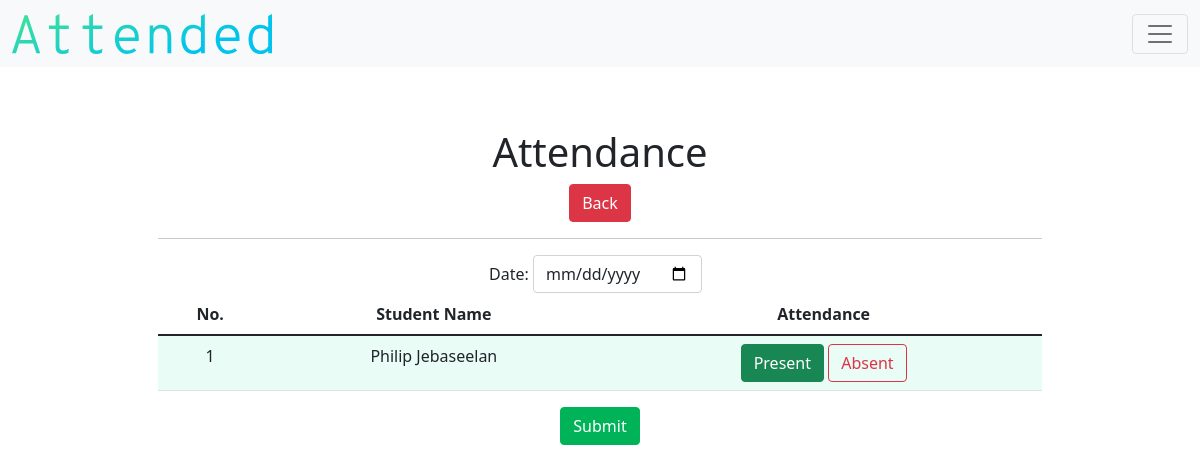
Before: /take-attendance/1 (signed in) with the older database file.
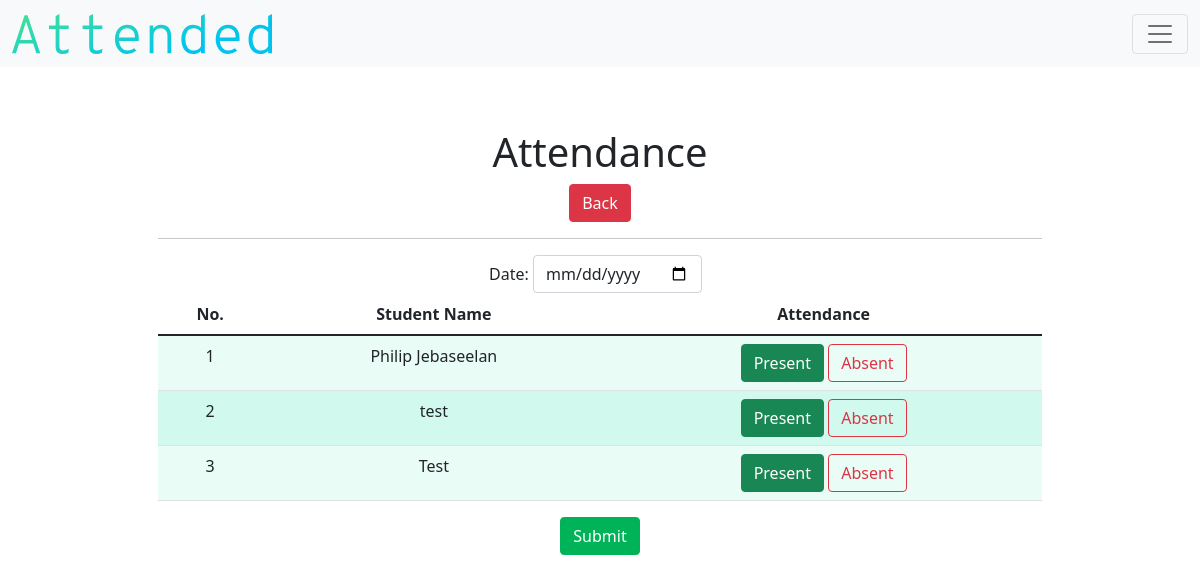
After: the same page with the newer database file.
### models.py (models this page shows)
class Student(db.Model):
    __tablename__ = "student"
    id = db.Column(db.Integer, primary_key=True)
    teacher_id = db.Column(db.Integer, db.ForeignKey("teacher.id"))
    class_id = db.Column(db.Integer, nullable=True, default=0)
    name = db.Column(db.String(), nullable=False)
    birth = db.Column(db.String(),nullable=False)
    age = db.Column(db.Integer(), nullable=False)
    parent = db.Column(db.String(), nullable=True)
    parent2 = db.Column(db.String(), nullable=True)
    number = db.Column(db.Integer, nullable=True)
    number2 = db.Column(db.Integer, nullable=True)
    email = db.Column(db.String(), nullable=True)
    email2 = db.Column(db.String(), nullable=True)
    address = db.Column(db.String(), nullable=False)
    city = db.Column(db.String(), nullable=False)
    state = db.Column(db.String(), nullable=False)
    postcode = db.Column(db.Integer, nullable=False)
    attend_count = db.Column(db.Integer, nullable=True, default=0)
    student_attends = db.relationship("Attendance", backref="student_attend")

### application.py (the view)
@app.route("/take-attendance/<string:id>")
def take_attendance(id):
    if not current_user.is_authenticated:
        return redirect("/login")
    else:
        form_attend = TakeAttendance()
        TABLE_HEADERS = ["No.", "Student Name", "Attendance"]
        students = db.session.query(Student).filter_by(class_id=id)
        return render_template("take-attendance.html", ident=id, form=form_attend, headers=TABLE_HEADERS, students=students)

### form.py
class TakeAttendance(FlaskForm):
    date = DateField(validators=[InputRequired()])

### application.py (called while the page is built)
@login.user_loader
def load_user(id):
    return Teacher.query.get(id)

### templates/take-attendance.html (shortened to what this page needs)
{% extends "layout.html" %}
{% block main %}
        <h1>Attendance</h1>
        <a class="btn btn-danger" href="/detail_class/{{ident}}" role="button">Back</a>
                <hr>
        <form action="/taken-attendance/{{ident}}" method="post">
        <div class="col-md-12">
            <label for="formGroupExampleInput" class="form-label" id="label-take-attendance-date">Date:</label>
            {{ form.date(class="form-control", autocomplete="off", id="take-attendance-date" )}}
        </div>
        <div class="table-responsive">
          <table class="table table-hover">
                <thead>
                        <tr>
                                {% for header in headers %}
                                      <th id="header"> {{ header }} </th>
                                {% endfor %}
                        </tr>
                </thead>
                <tbody>
                        {% for student in students %}
                        <tr>
                             <td class="counterCell"></td>
                             <td>{{student.name}}</td>
                             <td>
                                <label class="btn btn-outline-success" for="{{student.id}}">Present</label>
                                <label class="btn btn-outline-danger" for="{{student.id}}2">Absent</label>
                             </td>
                        </tr>
                        {% endfor %}
                </tbody>
          </table>
          <button type="submit" class="btn btn-success">Submit</button>
        </div>
{% endblock %}

Changed rows visible on the page:
added Student: name "test"
added Student: name "Test"
